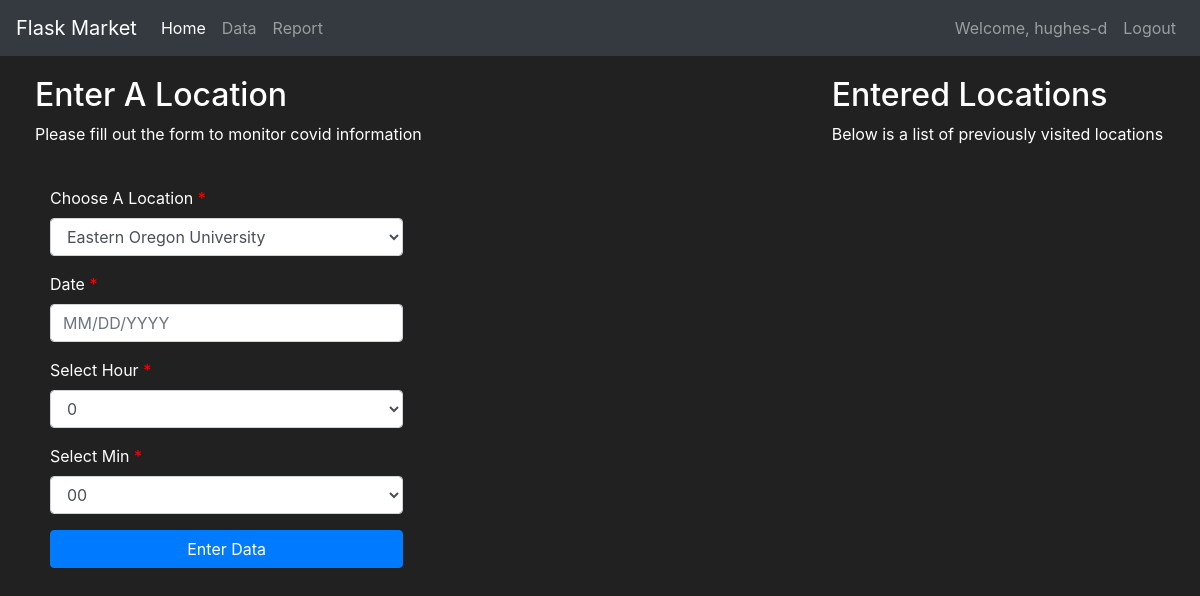
Before: /data (signed in) with the older database file.
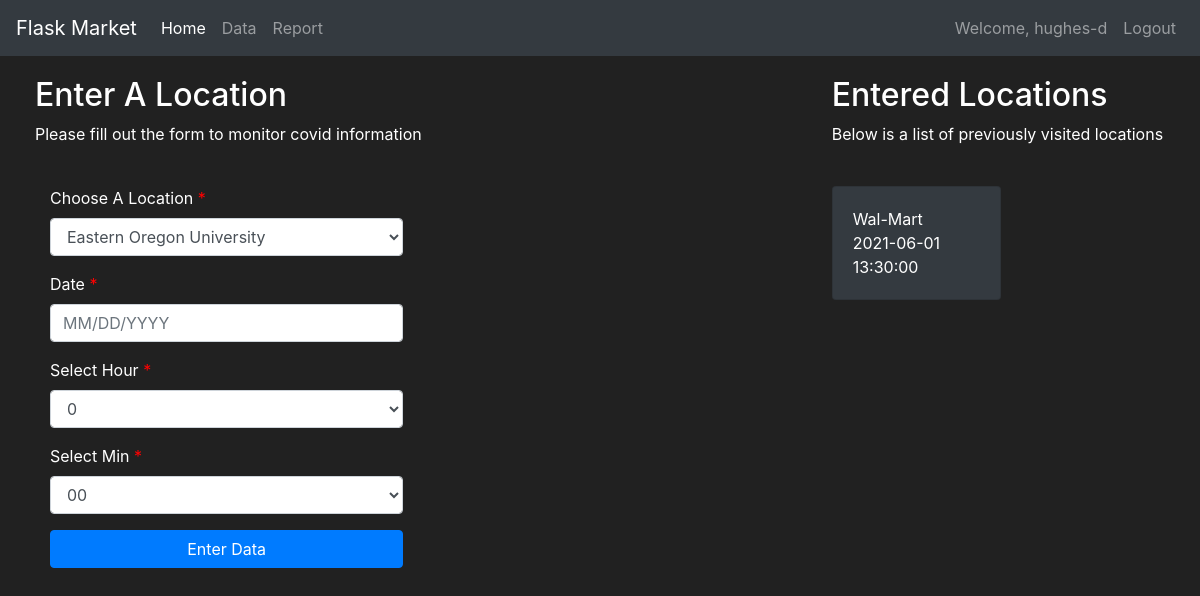
After: the same page with the newer database file.
### tracker/models.py (models this page shows, shortened)
class User(db.Model, UserMixin):
    first = db.Column(db.String(length=30), nullable=False)
    last = db.Column(db.String(length=30), nullable=False)
    username = db.Column(db.String(length=30), nullable=False, unique=True)
    password_hash = db.Column(db.String(length=60), nullable=False)
    is_infected = db.Column(db.Boolean(), nullable=False, default=False)
    infection_chance = db.Column(db.Float(), nullable=False, default=0)
    id = db.Column(db.Integer(), primary_key=True)
    @property
    def password(self):
        return self.password

class Location(db.Model):
    id = db.Column(db.Integer(), primary_key=True)
    name = db.Column(db.String(length=30), nullable=False)
    infection = db.Column(db.Float(), nullable=False, default=0.0)
    owner = db.Column(db.Integer(), db.ForeignKey('user.id'))
    date = db.Column(db.Date(), default='2020-01-01 12:00')
    time = db.Column(db.Time(), default='00:00')

### tracker/routes.py (the view, shortened to what this page needs)
@app.route('/data', methods=['GET', 'POST'])
@login_required
def data_page():
    data_form = EnterDataForm()
    if request.method == "GET":
        owned_locations = Location.query.filter_by(owner=current_user.id)
        return render_template('data.html', data_form=data_form, owned_locations=owned_locations)

### tracker/forms.py (shortened to what this page needs)
class EnterDataForm(FlaskForm):
    enter_data = SubmitField(label='Enter Data')
    update_user = SubmitField(label='Update User')
    update_location = SubmitField(label='Update Location')

### tracker/models.py (called while the page is built)
@login_manager.user_loader
def load_user(user_id):
    return User.query.get(int(user_id))

### tracker/templates/data.html (shortened to what this page needs)
{% extends 'base.html' %}
{% block content %}
<div class="row" style="margin-top:20px; margin-left:20px">
    <div class="col-8">
        <h2>Enter A Location</h2>
        <p>Please fill out the form to monitor covid information</p>
        <br>
        <div class="container-fluid">
            <div class="row">
                <div class="col-md-6 col-sm-6 col-xs-12">
                    <form method="POST">
                        <div class="form-group ">
                            <label class="control-label requiredField" for="Location"> Choose A Location
                                <span class="asteriskField">
                                    *
                                </span>
                            </label>
                            <select class="select form-control" id="Location" name="Location">
                                <option value="Eastern Oregon University"> Eastern Oregon University </option>
                            </select>
                        </div>
                        <div class="form-group ">
                            <label class="control-label requiredField" for="date"> Date
                                <span class="asteriskField">
                                    *
                                </span>
                            </label>
                            <input class="form-control" id="date" name="date" placeholder="MM/DD/YYYY" type="text" />
                        </div>
                        <div class="form-group ">
                            <label class="control-label requiredField" for="Hour"> Select Hour
                                <span class="asteriskField">
                                    *
                                </span>
                            </label>
                            <select class="select form-control" id="Hour" name="Hour">
                                {% for i in range(24) %}
                                <option value="{{ i }}"> {{ i }} </option>
                                {% endfor %}
                            </select>
                        </div>
                        <div class="form-group ">
                            <label class="control-label requiredField" for="Min"> Select Min
                                <span class="asteriskField">
                                    *
                                </span>
                            </label>
                            <select class="select form-control" id="Min" name="Min">
                                <option value="00"> 00 </option>
                            </select>
                        </div>
                        <div class="form-group">
                            <div>
                                {{ data_form.enter_data( class="btn btn-primary btn-block")}}
                            </div>
                        </div>
                    </form>
                </div>
            </div>
        </div>
    </div>
    <div class="col-4">
        <h2>Entered Locations</h2>
        <p>Below is a list of previously visited locations</p>
        <br>
        <div class="row">
            {% for owned_location in owned_locations %}
            <div class="col-md-6">
                <div style="margin-bottom: 5px" class="card text-left bg-dark">
                    <div class="card-body">
                        {{ owned_location.name }}
                        <br>
                        {{ owned_location.date }}
                        <br>
                        {{ owned_location.time }}
                    </div>
                </div>
            </div>
            {% endfor %}
        </div>
    </div>
</div>
{% endblock %}

### tracker/templates/base.html (shortened to what this page needs)
<!doctype html>
<html lang="en">
<head>
    <link rel="stylesheet" href="https://cdn.jsdelivr.net/npm/bootstrap@4.5.3/dist/css/bootstrap.min.css">
</head>
<body>
    <nav class="navbar navbar-expand-md navbar-dark bg-dark"> <a class="navbar-brand" href="#">Flask Market</a>
        <div class="collapse navbar-collapse" id="navbarNav">
            <ul class="navbar-nav mr-auto">
                {% if current_user.username != 'admin' %}
                <li class="nav-item active"> <a class="nav-link" href="{{ url_for('home_page') }}">Home <span class="sr-only">(current)</span></a> </li>
                <li class="nav-item"> <a class="nav-link" href="{{ url_for('data_page') }}">Data</a> </li>
                <li class="nav-item"> <a class="nav-link" href="{{ url_for('report_page') }}">Report</a> </li>
                {% endif %}
            </ul>
            {% if current_user.is_authenticated %}
            <ul class="navbar-nav">
                <li class="nav-item"> <a class="nav-link">Welcome, {{ current_user.username }}</a> </li>
                <li class="nav-item"> <a class="nav-link" href="{{ url_for('logout_page') }}">Logout</a> </li>
            </ul> {% else %}
            <ul class="navbar-nav">
                <li class="nav-item"> <a class="nav-link" href="{{ url_for('login_page') }}">Login</a> </li>
                <li class="nav-item"> <a class="nav-link" href="{{ url_for('register_page') }}">Register</a> </li>
            </ul> {% endif %}
        </div>
    </nav>
    {% block content %}
    {% endblock %}
    <link rel="stylesheet" href="https://cdnjs.cloudflare.com/ajax/libs/bootstrap-datepicker/1.4.1/css/bootstrap-datepicker3.css" />
</body>
</html>

### tracker/templates/data.html (style rules this page uses)
.asteriskField { color: red; }

### tracker/templates/base.html (style rules this page uses)
body { background-color: #212121; color: white }

Changed rows visible on the page:
added Location: name "Wal-Mart", date "2021-06-01", time "13:30:00"
